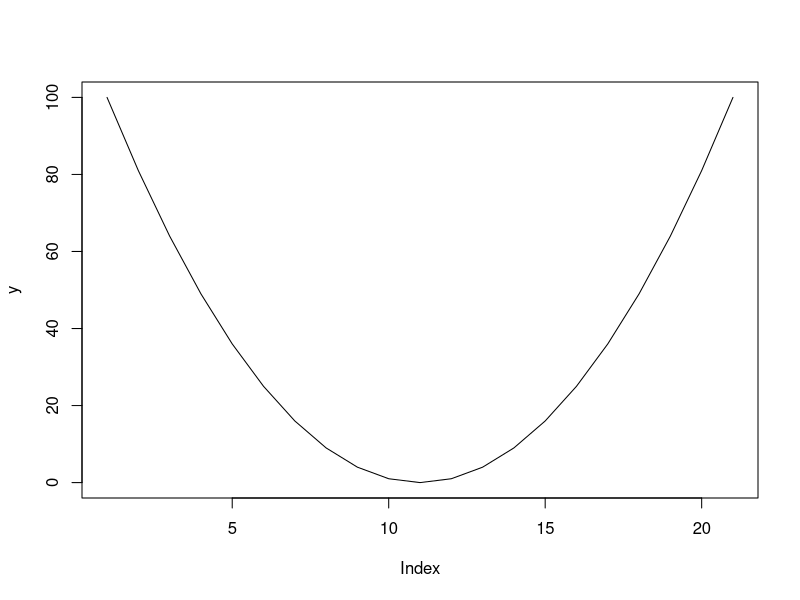

Recreate this plot in R. (Note: this script raises an error after producing the figure.)
# Use this file to play around and test things
# See also example1.R file for working example from instructions



# delete the lines below and add your own test

x<-(-10:10)  # Set x up as a vector on integers (-10, -9,..., 9, 10)
y<-x^2       # set y as a vector whose values are square of x values
plot(y,type="l") # This will print a plot of y

# Once you have sourced this file you can type x and y in the console window below
# This will show you the values of x and y that have been defined above
si1<-stoch.int(fun1=fun.id, fun2=fun.null, lh=T, sigma=2, alpha=1)
si2<-stoch.int(fun1=fun.id, fun2=fun.null, lh=F, sigma=2, alpha=1)
si1
hist(si1)
hist(si2)
si3<-si1-si2

si1[3]

sde1<-sde(fun1=fun.id, fun2=fun.id, w=bm, init=1, sigma=-1, nu=1)
sde1[6]
